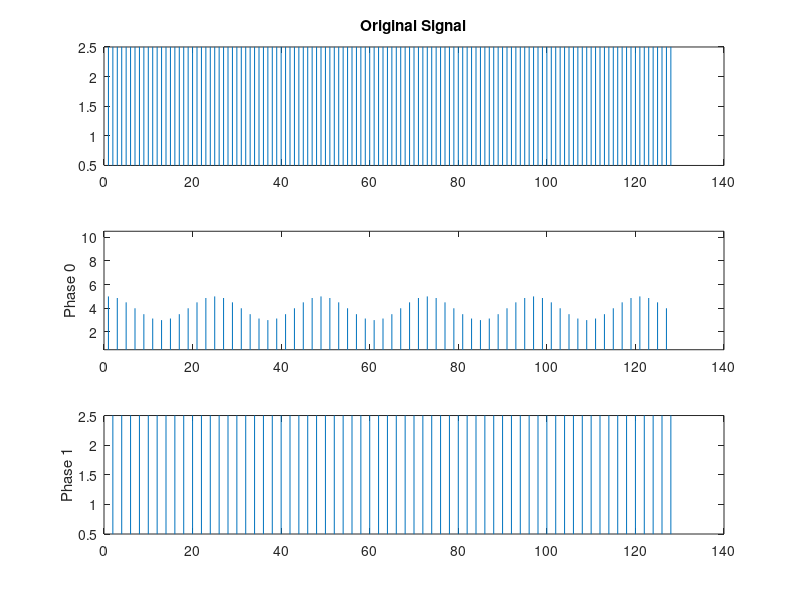

Write MATLAB code to recreate this figure.
clc
clear all 
close all
n = 0:127;
x = 4+cos(2*pi*n/24);
x0 = downsample(x,2,0);
x1 = downsample(x,2,1);
y0 = upsample(x0,2,0);
y1 = upsample(x1,2,1);
subplot(3,1,1)
stem(x,'Marker','none')
ylim([0.5 2.5])
title('Original Signal')

subplot(3,1,2)
stem(y0,'Marker','none')
ylim([0.5 10.5])
ylabel('Phase 0')

subplot(3,1,3)
stem(y1,'Marker','none')
ylim([0.5 2.5])
ylabel('Phase 1')
